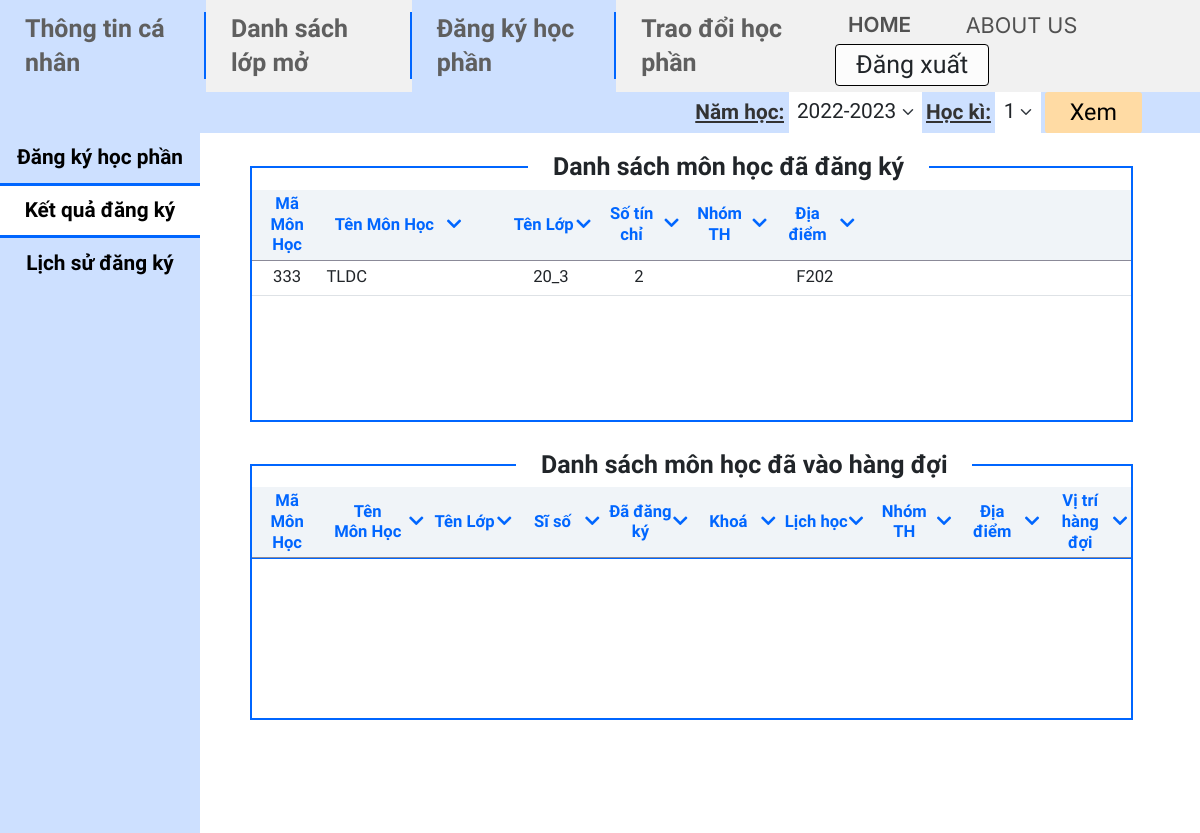
/mvc/views/Result.php (signed in), run on an earlier commit of the app's database.
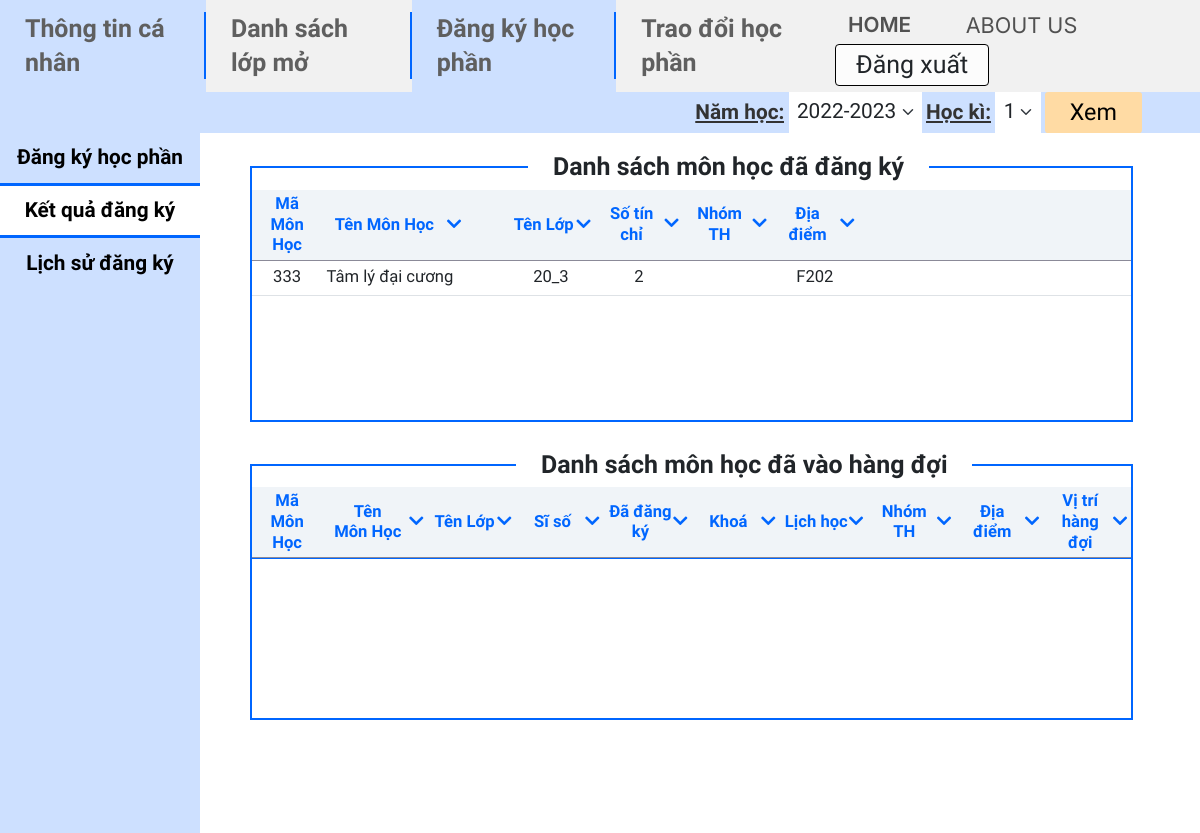
And on a later commit of the database.
### tables this page shows
CREATE TABLE `enrollment` (
  `period_id` int(11) NOT NULL,
  `course_id` int(11) NOT NULL,
  `student_id` int(11) NOT NULL,
  `mark` float DEFAULT NULL,
  `class_id` int(11) NOT NULL
);

CREATE TABLE `course` (
  `ID` int(11) NOT NULL,
  `name` varchar(100) NOT NULL,
  `credits` int(11) NOT NULL,
  `faculty` int(11) DEFAULT NULL
);

CREATE TABLE `class` (
  `ID` int(11) NOT NULL,
  `name` varchar(45) NOT NULL,
  `school_year` year(4) NOT NULL,
  `faculty` int(11) NOT NULL
);

CREATE TABLE `available_course_info` (
  `period_id` int(11) NOT NULL,
  `course_id` int(11) NOT NULL,
  `class_id` int(11) NOT NULL,
  `room` varchar(45) NOT NULL,
  `max_student` int(11) NOT NULL,
  `start_period` int(11) NOT NULL,
  `end_period` int(11) NOT NULL,
  `start_date` datetime DEFAULT NULL,
  `day` int(11) DEFAULT NULL
);

### mvc/views/Result.php (the view, shortened to what the changed rows need)
<?php
include "../config/db_connect.php";
$sql = "SELECT co.ID, co.name, c.name as class_name, co.credits, aci.room, en.period_id, en.class_id
from enrollment en inner join class c on en.class_id = c.ID
inner join course co on en.course_id = co.ID
inner join available_course_info aci on en.period_id = aci.period_id and en.course_id = aci.course_id and en.class_id = aci.class_id
where en.student_id = " . $_SESSION['student_id'];
$query = $conn->query($sql);
$query->setFetchMode(PDO::FETCH_ASSOC);
?>
<!DOCTYPE html>
<html lang="en">
<head>
  <link href="https://cdn.jsdelivr.net/npm/bootstrap@5.2.3/dist/css/bootstrap.min.css" rel="stylesheet" />
  <link rel="stylesheet" href="https://cdnjs.cloudflare.com/ajax/libs/font-awesome/5.15.3/css/all.min.css">
  <link rel="stylesheet" href="../../public/css/Result.css" />
</head>
<body>
  <div class="container-fluid" style="padding: 0 !important">
    <div class="row h-100" style="margin: 0!important">
      <div class="col-10 pane" style="padding: 0px !important">
        <div class="container-fluid" style="padding: 4rem 8rem 0 6rem!important;">
          <div class="container-table" style="height: 32vh">
            <div class="table-responsive" style="width: 100%; height: 100%">
              <h2 class="table-label1">Danh sách môn học đã đăng ký</h2>
              <table class="table table-responsive table-hover">
                <thead>
                  <tr>
                    <th style="width: 8%">Mã<br>Môn Học</th>
                    <th style="width: 21%">
                      <div style="display:flex; align-items:center; justify-content: center">
                        <div style="margin-left: 1rem">Tên Môn Học</div>
                        <div style="margin-left: auto; margin-right: 5rem"><i class="fa fa-chevron-down"></i></div>
                      </div>
                    </th>
                    <th style="width: 10%">
                      <div style="display:flex; align-items:center; justify-content: center">
                        <div style="margin-left: auto">Tên Lớp</div>
                        <div style="margin-left: auto"><i class="fa fa-chevron-down"></i></div>
                      </div>
                    </th>
                    <th style="width: 10%">
                      <div style="display:flex; align-items:center; justify-content: center">
                        <div style="margin-left: auto">Số tín chỉ</div>
                        <div style="margin-left: auto"><i class="fa fa-chevron-down"></i></div>
                      </div>
                    </th>
                    <th style="width: 10%">
                      <div style="display: flex; align-items: center; justify-content: center">
                        <div style="margin-left: auto">Nhóm TH</div>
                        <div style="margin-left: auto"><i class="fa fa-chevron-down"></i></div>
                      </div>
                    </th>
                    <th style="width: 10%">
                      <div style="display:flex; align-items:center; justify-content: center">
                        <div style="margin-left: auto">Địa điểm</div>
                        <div style="margin-left: auto"><i class="fa fa-chevron-down"></i></div>
                      </div>
                    </th>
                    <th style="width: 31%"></th>
                  </tr>
                </thead>
                <tbody>
                  <?php
                  while ($row = $query->fetch()) { ?>
                    <tr>
                      <td><?php echo $row['ID']; ?></td>
                      <td style="text-align: left;">
                        <?php echo $row['name']; ?>
                      </td>
                      <td><?php echo $row['class_name']; ?></td>
                      <td>
                        <?php echo $row['credits']; ?>
                      </td>
                      <td></td>
                      <td>
                        <?php echo $row['room']; ?>
                      </td>
                      <td></td>
                    </tr>
                    <?php } ?>
                </tbody>
              </table>
            </div>
          </div>
          <div class="container-table" style="height: 32vh; margin-top: 5rem">
            <div class="table-responsive" style="width: 100%; height: 100%">
              <h2 class="table-label2">Danh sách môn học đã vào hàng đợi</h2>
              <table class="table table-responsive table-hover">
                <thead>
                  <tr>
                    <th style="width: 8%">Mã<br>Môn Học</th>
                    <th style="width: 12%">
                      <div style="display:flex; align-items:center; justify-content: center">
                        <div style="margin-left: auto;">Tên<br>Môn Học</div>
                        <div style="margin-left: auto"><i class="fa fa-chevron-down"></i></div>
                      </div>
                    </th>
                    <th style="width: 10%">
                      <div style="display:flex; align-items:center; justify-content: center">
                        <div style="margin-left: auto">Tên Lớp</div>
                        <div style="margin-left: auto"><i class="fa fa-chevron-down"></i></div>
                      </div>
                    </th>
                    <th style="width: 10%">
                      <div style="display:flex; align-items:center; justify-content: center">
                        <div style="margin-left: auto">Sĩ số</div>
                        <div style="margin-left: auto"><i class="fa fa-chevron-down"></i></div>
                      </div>
                    </th>
                    <th style="width: 10%">
                      <div style="display:flex; align-items:center; justify-content: center">
                        <div style="margin-left: auto">Đã đăng ký</div>
                        <div style="margin-left: auto"><i class="fa fa-chevron-down"></i></div>
                      </div>
                    <th style="width: 10%">
                      <div style="display:flex; align-items:center; justify-content: center">
                        <div style="margin-left: auto">Khoá</div>
                        <div style="margin-left: auto"><i class="fa fa-chevron-down"></i></div>
                      </div>
                    </th>
                    <th style="width: 10%">
                      <div style="display: flex; align-items: center; justify-content: center">
                        <div style="margin-left: auto">Lịch học</div>
                        <div style="margin-left: auto"><i class="fa fa-chevron-down"></i></div>
                      </div>
                    </th>
                    <th style="width: 10%">
                      <div style="display: flex; align-items: center; justify-content: center">
                        <div style="margin-left: auto">Nhóm TH</div>
                        <div style="margin-left: auto"><i class="fa fa-chevron-down"></i></div>
                      </div>
                    </th>
                    <th style="width: 10%">
                      <div style="display: flex; align-items: center; justify-content: center">
                        <div style="margin-left: auto">Địa điểm</div>
                        <div style="margin-left: auto"><i class="fa fa-chevron-down"></i></div>
                      </div>
                    </th>
                    <th style="width: 10%">
                      <div style="display: flex; align-items: center; justify-content: center">
                        <div style="margin-left: auto">Vị trí<br>hàng đợi</div>
                        <div style="margin-left: auto"><i class="fa fa-chevron-down"></i></div>
                      </div>
                    </th>
                  </tr>
                </thead>
              </table>
            </div>
          </div>
        </div>
      </div>
    </div>
  </div>
</body>
</html>

What changed in the data, as far as the page shows it:
removed enrollment: course.ID "333", course.name "TLDC", class.name "20_3", course.credits "2", available_course_info.room "F202"
added enrollment: course.ID "333", course.name "Tâm lý đại cương", class.name "20_3", course.credits "2", available_course_info.room "F202"
